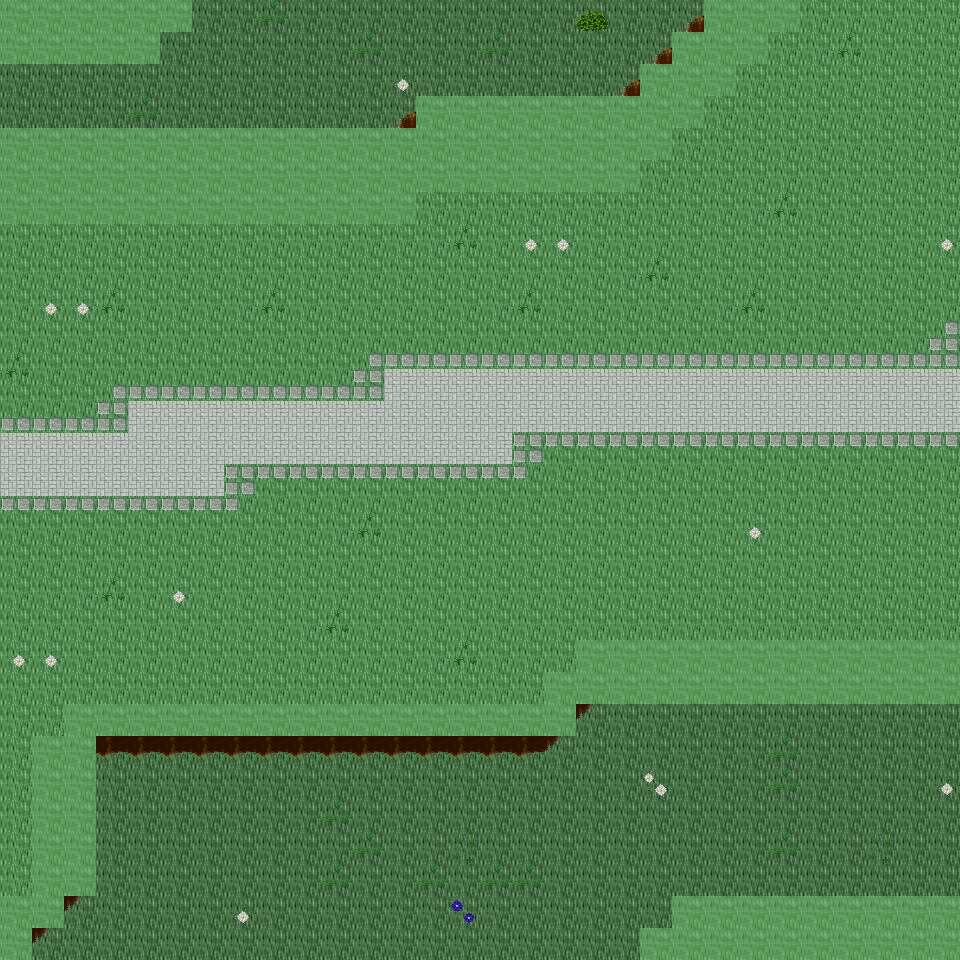

This game map was drawn from its Tiled (.tmx) file and the tilesets committed beside it. A one-line description and the trimmed map source follow:
An orthogonal 30x30 tile map with 32x32 px tiles, 6 tile layers (Ground, Object, Object2, Above, ...), 25 tilesets and 7 objects (7x mapExit).

<map version="1.0" orientation="orthogonal" renderorder="right-down" width="30" height="30" tilewidth="32" tileheight="32" nextobjectid="8">
  <tileset firstgid="1" name="tileset_ground_ground" tilewidth="32" tileheight="32" tilecount="33" columns="3">
    <image source="../drawable/tileset_ground_ground.png" width="96" height="352" />
  </tileset>
  <tileset firstgid="34" name="tileset_ground_grass_edges" tilewidth="32" tileheight="32" tilecount="36" columns="12">
    <image source="../drawable/tileset_ground_grass_edges.png" width="384" height="96" />
  </tileset>
  <tileset firstgid="70" name="tileset_ground_ridge_earth_dark" tilewidth="32" tileheight="32" tilecount="96" columns="12">
    <image source="../drawable/tileset_ground_ridge_earth_dark.png" width="384" height="256" />
  </tileset>
  <tileset firstgid="166" name="tileset_plant_flower_daisy_white" tilewidth="32" tileheight="32" tilecount="8" columns="2">
    <image source="../drawable/tileset_plant_flower_daisy_white.png" width="64" height="128" />
  </tileset>
  <tileset firstgid="174" name="tileset_plant_grasses" tilewidth="32" tileheight="32" tilecount="6" columns="3">
    <image source="../drawable/tileset_plant_grasses.png" width="96" height="64" />
  </tileset>
  <tileset firstgid="180" name="tileset_ground_rock_pebbles" tilewidth="32" tileheight="32" tilecount="3" columns="1">
    <image source="../drawable/tileset_ground_rock_pebbles.png" width="32" height="96" />
  </tileset>
  <tileset firstgid="183" name="tileset_plant_flower_daisy_blue" tilewidth="32" tileheight="32" tilecount="8" columns="2">
    <image source="../drawable/tileset_plant_flower_daisy_blue.png" width="64" height="128" />
  </tileset>
  <tileset firstgid="191" name="tileset_ground_ladder_vertical_dark" tilewidth="32" tileheight="32" tilecount="3" columns="3">
    <image source="../drawable/tileset_ground_ladder_vertical_dark.png" width="96" height="32" />
  </tileset>
  <tileset firstgid="194" name="tileset_item_corpse_huge_animal" tilewidth="32" tileheight="32" tilecount="16" columns="2">
    <image source="../drawable/tileset_item_corpse_huge_animal.png" width="64" height="256" />
  </tileset>
  <tileset firstgid="210" name="tileset_ground_ladder_steps" tilewidth="32" tileheight="32" tilecount="6" columns="3">
    <image source="../drawable/tileset_ground_ladder_steps.png" width="96" height="64" />
  </tileset>
  <tileset firstgid="216" name="tileset_logic_creature_rodent" tilewidth="32" tileheight="32" tilecount="8" columns="8">
    <image source="../drawable/tileset_logic_creature_rodent.png" width="256" height="32" />
  </tileset>
  <tileset firstgid="224" name="tileset_logic_creature_animal" tilewidth="32" tileheight="32" tilecount="32" columns="8">
    <image source="../drawable/tileset_logic_creature_animal.png" width="256" height="128" />
  </tileset>
  <tileset firstgid="256" name="tileset_logic_portal" tilewidth="32" tileheight="32" tilecount="24" columns="8">
    <image source="../drawable/tileset_logic_portal.png" width="256" height="96" />
  </tileset>
  <tileset firstgid="280" name="tileset_logic_creature_orc" tilewidth="32" tileheight="32" tilecount="5" columns="5">
    <image source="../drawable/tileset_logic_creature_orc.png" width="192" height="32" />
  </tileset>
  <tileset firstgid="285" name="tileset_logic_collision" tilewidth="32" tileheight="32" tilecount="1" columns="1">
    <image source="../drawable/tileset_logic_collision.png" width="32" height="32" />
  </tileset>
  <tileset firstgid="286" name="tileset_ground_green_paving" tilewidth="32" tileheight="32" tilecount="18" columns="3">
    <image source="../drawable/tileset_ground_green_paving.png" width="96" height="192" />
  </tileset>
  <tileset firstgid="304" name="tileset_logic_protection" tilewidth="32" tileheight="32" tilecount="2" columns="2">
    <image source="../drawable/tileset_logic_protection.png" width="64" height="32" />
  </tileset>
  <tileset firstgid="306" name="tileset_ground_earth_edges" tilewidth="32" tileheight="32" tilecount="18" columns="6">
    <image source="../drawable/tileset_ground_earth_edges.png" width="192" height="96" />
  </tileset>
  <tileset firstgid="324" name="tileset_ground_grass_corners" tilewidth="32" tileheight="32" tilecount="24" columns="6">
    <image source="../drawable/tileset_ground_grass_corners.png" width="192" height="128" />
  </tileset>
  <tileset firstgid="348" name="tileset_plant_tree_tree_darkgreen" tilewidth="32" tileheight="32" tilecount="88" columns="8">
    <image source="../drawable/tileset_plant_tree_tree_darkgreen.png" width="256" height="352" />
  </tileset>
  <tileset firstgid="436" name="tileset_plant_tree_evergreen" tilewidth="32" tileheight="32" tilecount="36" columns="3">
    <image source="../drawable/tileset_plant_tree_evergreen.png" width="96" height="384" />
  </tileset>
  <tileset firstgid="472" name="tileset_building_decoration_rocks" tilewidth="32" tileheight="32" tilecount="6" columns="3">
    <image source="../drawable/tileset_building_decoration_rocks.png" width="96" height="64" />
  </tileset>
  <tileset firstgid="478" name="tileset_plant_bush_bushes" tilewidth="32" tileheight="32" tilecount="10" columns="5">
    <image source="../drawable/tileset_plant_bush_bushes.png" width="160" height="64" />
  </tileset>
  <tileset firstgid="488" name="tileset_plant_bush_various_small" tilewidth="32" tileheight="32" tilecount="9" columns="3">
    <image source="../drawable/tileset_plant_bush_various_small.png" width="96" height="96" />
  </tileset>
  <tileset firstgid="497" name="tileset_ground_dry_grass" tilewidth="32" tileheight="32" tilecount="54" columns="9">
    <image source="../drawable/tileset_ground_dry_grass.png" width="288" height="192" />
  </tileset>
  <layer name="Ground" width="30" height="30">
    <data>[900 cells, 900 non-empty, 4 distinct tile ids]</data>
  </layer>
  <layer name="Object" width="30" height="30">
    <data>[900 cells, 288 non-empty, 27 distinct tile ids]</data>
  </layer>
  <layer name="Object2" width="30" height="30">
    <data>[900 cells, 0 non-empty, 0 distinct tile ids]</data>
  </layer>
  <layer name="Above" width="30" height="30">
    <data>[900 cells, 0 non-empty, 0 distinct tile ids]</data>
  </layer>
  <layer name="Above2" width="30" height="30">
    <data>[900 cells, 0 non-empty, 0 distinct tile ids]</data>
  </layer>
  <layer name="Walkable" width="30" height="30">
    <data>[900 cells, 156 non-empty, 1 distinct tile ids]</data>
  </layer>
  <objectgroup name="MapEvents">
    <object id="1" name="north" type="mapExit" x="192" y="0" width="512" height="32">
      <properties>
        <property name="map" value="level_0_x173_y26" />
        <property name="x" value="6" />
        <property name="y" value="28" />
      </properties>
    </object>
    <object id="2" name="north2" type="mapExit" x="800" y="0" width="160" height="32">
      <properties>
        <property name="map" value="level_0_x173_y26" />
        <property name="x" value="25" />
        <property name="y" value="28" />
      </properties>
    </object>
    <object id="3" name="south" type="mapExit" x="32" y="928" width="608" height="32">
      <properties>
        <property name="map" value="level_0_x173_y28" />
        <property name="x" value="1" />
        <property name="y" value="1" />
      </properties>
    </object>
    <object id="4" name="west" type="mapExit" x="0" y="64" width="32" height="64">
      <properties>
        <property name="map" value="level_0_x172_y27" />
        <property name="x" value="28" />
        <property name="y" value="2" />
      </properties>
    </object>
    </objectgroup>
</map>
<!-- 3 of 7 objects omitted -->
